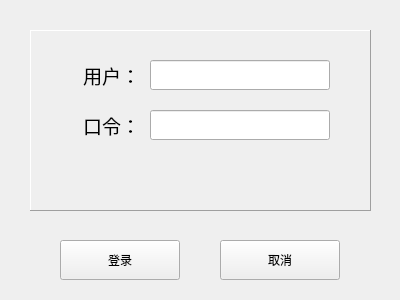
<?xml version="1.0" encoding="UTF-8"?>
<ui version="4.0">
    <class>Form</class>
    <widget class="QWidget" name="Form">
        <property name="geometry">
            <rect>
                <x>0</x>
                <y>0</y>
                <width>400</width>
                <height>300</height>
            </rect>
        </property>
        <property name="windowTitle">
            <string>Form</string>
        </property>
        <widget class="QPushButton" name="btn_login">
            <property name="geometry">
                <rect>
                    <x>60</x>
                    <y>240</y>
                    <width>120</width>
                    <height>40</height>
                </rect>
            </property>
            <property name="text">
                <string>登录</string>
            </property>
        </widget>
        <widget class="QPushButton" name="btn_cancel">
            <property name="geometry">
                <rect>
                    <x>220</x>
                    <y>240</y>
                    <width>120</width>
                    <height>40</height>
                </rect>
            </property>
            <property name="text">
                <string>取消</string>
            </property>
        </widget>
        <widget class="QFrame" name="frame">
            <property name="geometry">
                <rect>
                    <x>30</x>
                    <y>30</y>
                    <width>341</width>
                    <height>181</height>
                </rect>
            </property>
            <property name="frameShape">
                <enum>QFrame::Panel</enum>
            </property>
            <property name="frameShadow">
                <enum>QFrame::Raised</enum>
            </property>
            <widget class="QLineEdit" name="txt_username">
                <property name="geometry">
                    <rect>
                        <x>120</x>
                        <y>30</y>
                        <width>180</width>
                        <height>30</height>
                    </rect>
                </property>
            </widget>
            <widget class="QLineEdit" name="txt_password">
                <property name="geometry">
                    <rect>
                        <x>120</x>
                        <y>80</y>
                        <width>180</width>
                        <height>30</height>
                    </rect>
                </property>
            </widget>
            <widget class="QLabel" name="label">
                <property name="geometry">
                    <rect>
                        <x>50</x>
                        <y>30</y>
                        <width>60</width>
                        <height>30</height>
                    </rect>
                </property>
                <property name="font">
                    <font>
                        <family>Hei</family>
                        <pointsize>14</pointsize>
                    </font>
                </property>
                <property name="text">
                    <string>用户：</string>
                </property>
                <property name="alignment">
                    <set>Qt::AlignRight|Qt::AlignTrailing|Qt::AlignVCenter</set>
                </property>
            </widget>
            <widget class="QLabel" name="label_2">
                <property name="geometry">
                    <rect>
                        <x>50</x>
                        <y>80</y>
                        <width>60</width>
                        <height>30</height>
                    </rect>
                </property>
                <property name="font">
                    <font>
                        <family>Hei</family>
                        <pointsize>14</pointsize>
                    </font>
                </property>
                <property name="text">
                    <string>口令：</string>
                </property>
                <property name="alignment">
                    <set>Qt::AlignRight|Qt::AlignTrailing|Qt::AlignVCenter</set>
                </property>
            </widget>
        </widget>
    </widget>
    <resources/>
    <connections>
        <connection>
            <sender>btn_login</sender>
            <signal>clicked()</signal>
            <receiver>Form</receiver>
            <slot>login()</slot>
            <hints>
                <hint type="sourcelabel">
                    <x>119</x>
                    <y>259</y>
                </hint>
                <hint type="destinationlabel">
                    <x>199</x>
                    <y>149</y>
                </hint>
            </hints>
        </connection>
        <connection>
            <sender>btn_cancel</sender>
            <signal>clicked()</signal>
            <receiver>Form</receiver>
            <slot>reset()</slot>
            <hints>
                <hint type="sourcelabel">
                    <x>279</x>
                    <y>259</y>
                </hint>
                <hint type="destinationlabel">
                    <x>199</x>
                    <y>149</y>
                </hint>
            </hints>
        </connection>
    </connections>
    <slots>
        <slot>login()</slot>
        <slot>reset()</slot>
    </slots>
</ui>
